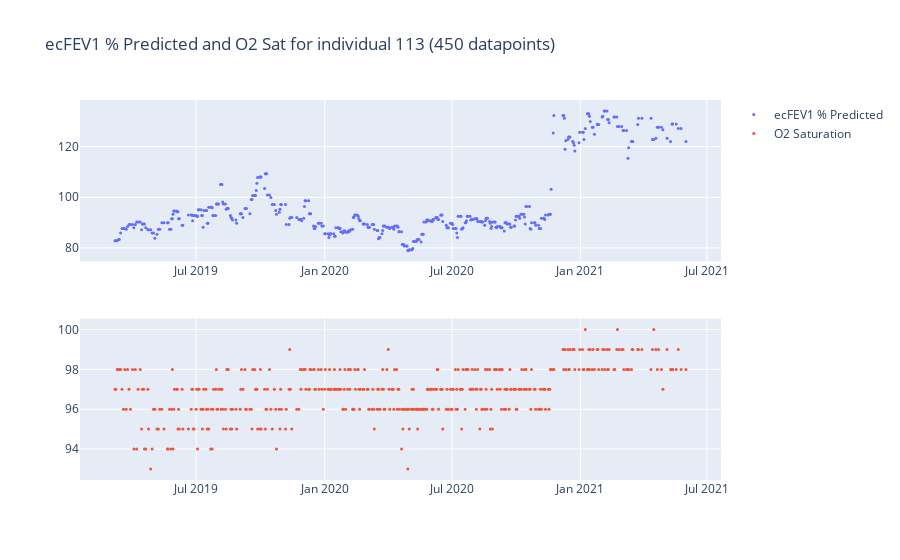
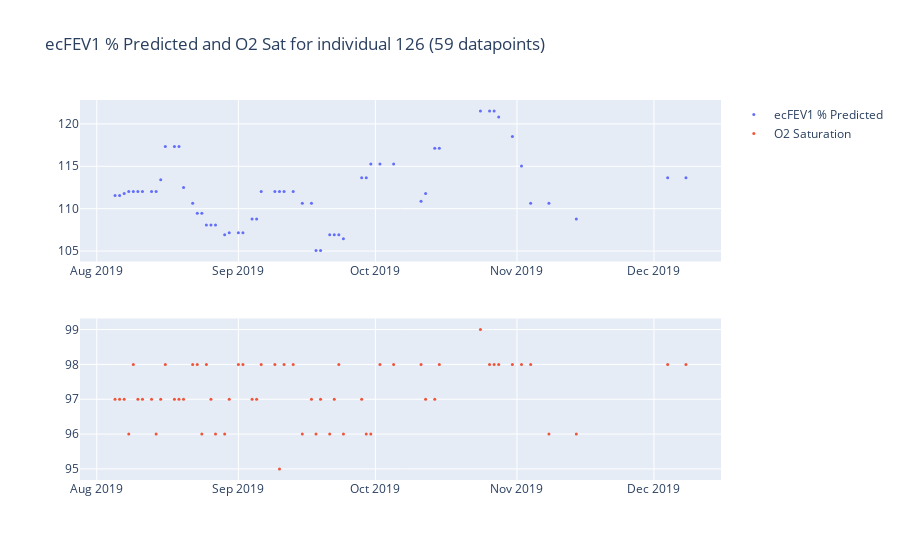
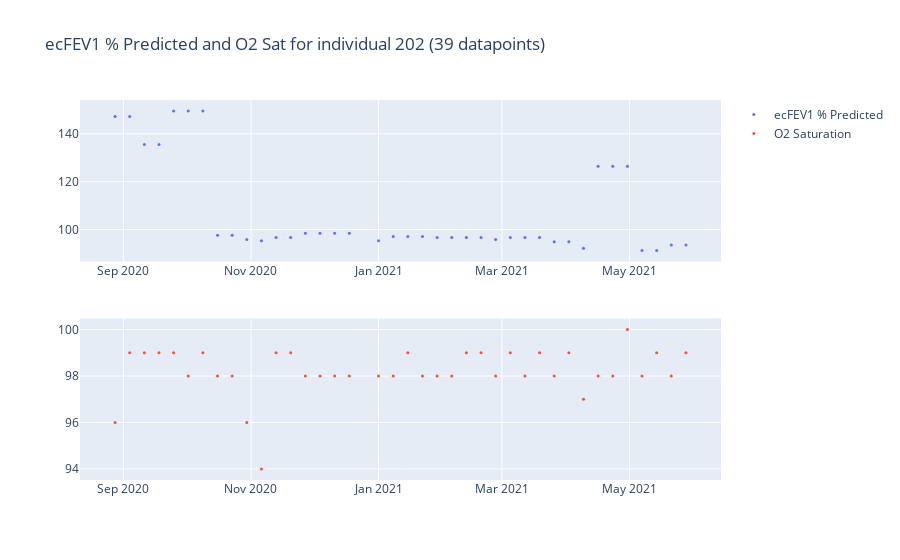
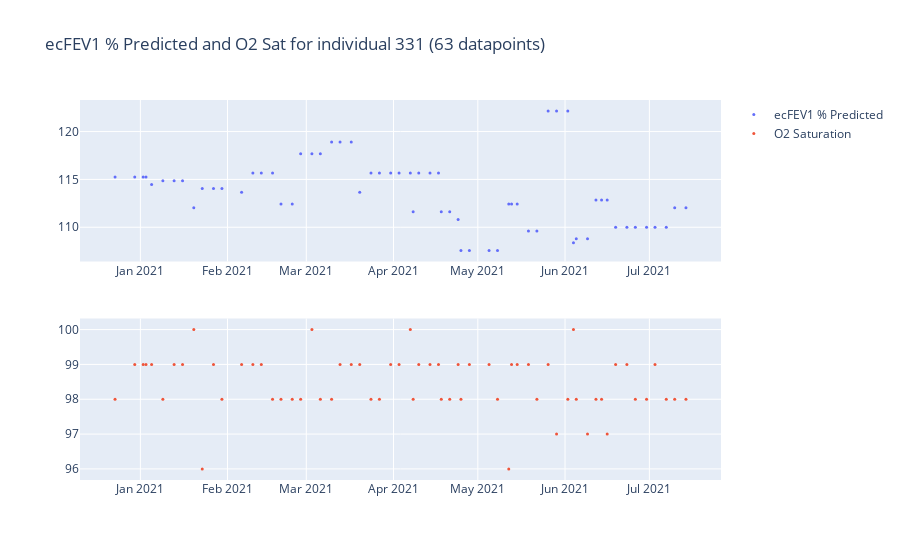

Notebook cell for these charts, in order:
### Code cell
plot_fev1_o2(df, ["113", "126", "202", "331"])
